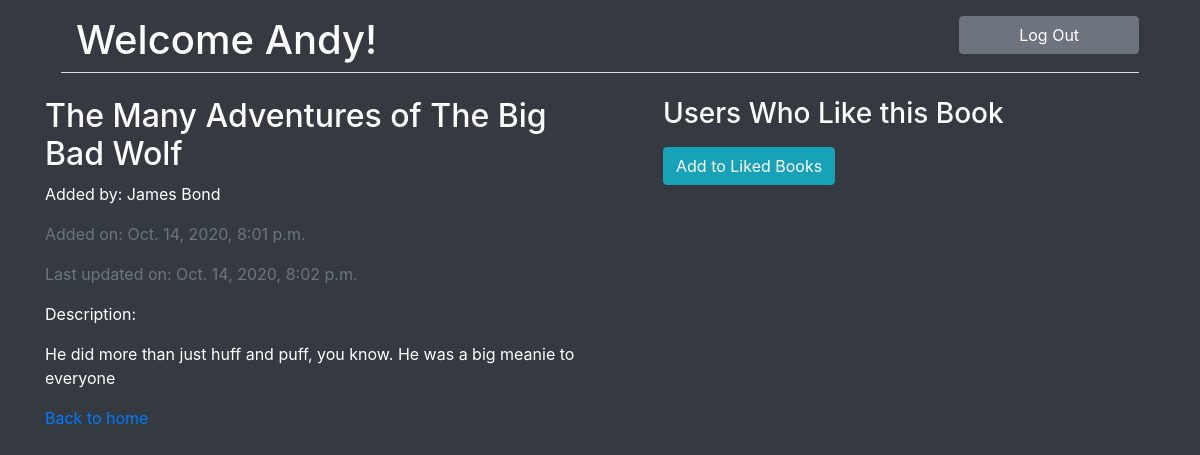
The page /books/6 (signed in) on the database its author committed.
### books_app/models.py (models this page shows)
class User(models.Model):
    first_name = models.CharField(max_length = 45)
    last_name = models.CharField(max_length = 45)
    email = models.CharField(max_length = 45)
    password = models.CharField(max_length = 255)
    created_at = models.DateTimeField(auto_now_add = True)
    updated_at = models.DateTimeField(auto_now = True)
    objects = UserManager()

class Book(models.Model):
    title = models.CharField(max_length = 255)
    desc = models.TextField()
    created_at = models.DateTimeField(auto_now_add = True)
    updated_at = models.DateTimeField(auto_now = True)
    uploaded_by = models.ForeignKey(User,related_name = 'books_uploaded',on_delete = models.CASCADE)
    liked_by = models.ManyToManyField(User, related_name = 'books_liked')
    objects = BookManager()

### books_app/views.py (the view)
# urls.py: path('books/<int:book_id>',views.book_info),
def book_info(request,book_id):
    context = {
        'book': Book.objects.get(id = book_id),
        'user' : User.objects.get(id = int(request.session['userid']))
    }
    return render(request,'book_info.html',context)

### books_app/templates/book_info.html (shortened to what this page needs)
<!DOCTYPE html>
<html lang="en">
<head>
    <link rel="stylesheet" href="https://cdn.jsdelivr.net/npm/bootstrap@4.5.3/dist/css/bootstrap.min.css"
>
</head>
<body class='bg-dark text-white'>
    <div class='container '>
        <div class='row border-bottom m-3'>
            <h1 class='col-10'> Welcome {{user.first_name}}!</h1>
            <a href='/logout' class='col h-50 btn btn-secondary'>Log Out</a>
        </div>
        <div class='row mt-4'>
            <div class='col-6'>
                {% if user.id == book.uploaded_by.id %}
                {% if messages %}
                {% for message in messages %}
                <p class = 'alert alert-danger'>{{message}}</p>
                {% endfor %}
                {% endif %}
                <form action='/update' method='POST'>
                    {% csrf_token %}
                    <input type='hidden' name='book_id' value={{book.id}}>
                    <input type='text' name='title' value='{{book.title}}' class='form-control m-3'>
                    {% else %}
                    <h2>{{book.title}}</h2>
                    {% endif %}
                    <p> Added by: {{book.uploaded_by.first_name}} {{book.uploaded_by.last_name}}</p>
                    <p class='text-secondary'>Added on: {{book.created_at}}</p>
                    <p class='text-secondary'>Last updated on: {{book.updated_at}}</p>
                    <p>Description: </p>
                    {% if user.id == book.uploaded_by.id %}
                    <textarea name='desc' class='form-control m-3'>{{book.desc}}</textarea>
                    <input type=submit class='btn btn-primary m-2' value='Update'>
                    <a href='/delete/{{book.id}}' class = 'btn btn-danger m-2'>Delete</a>
                    {% else %}
                    <p>{{book.desc}}</p>
                {% endif %}
            </div>
            <div class = ' col ml-5'>
                <h3>Users Who Like this Book</h3>
                {% if user not in book.liked_by.all %}
                <a class = 'btn btn-info' href='/books/{{book.id}}/like'>Add to Liked Books</a>
                {% endif %}
            </div>
        </div>
        <a href='/home'>Back to home</a>
    </div>
</body>
</html>

### rows shown on the page
User: first_name "Andy"
Book: title "The Many Adventures of The Big Bad Wolf", uploaded_by.first_name "James", uploaded_by.last_name "Bond", created_at "Oct. 14, 2020, 8:01 p.m.", updated_at "Oct. 14, 2020, 8:02 p.m.", desc "He did more than just huff and puff, you know. He was a big meanie to everyone"
